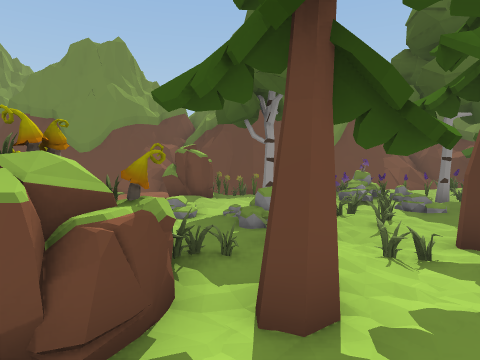
View 1 (above)

24 first-person views from a walk through a 3-D level made in the Unity game engine. The camera is 1.3 m above the floor, tilts 4° down and sees 75° across. The floor is counted in squares, 1 m on a side. Each view is taken from the middle of a square. On the plan, view 1 faces up. The plan holds only what a view shows up to about 14 squares ahead; the rest is blank. The place goes on beyond the plan. The player is left out.

View 2
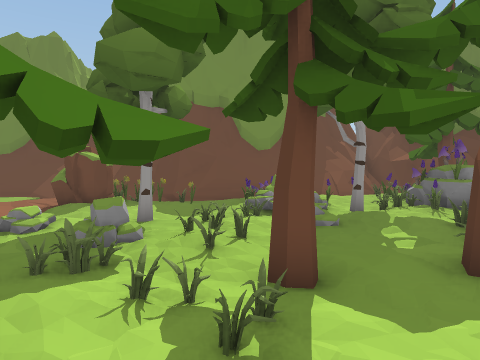

View 3
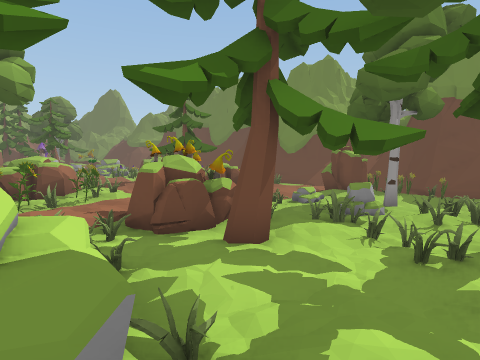

View 4
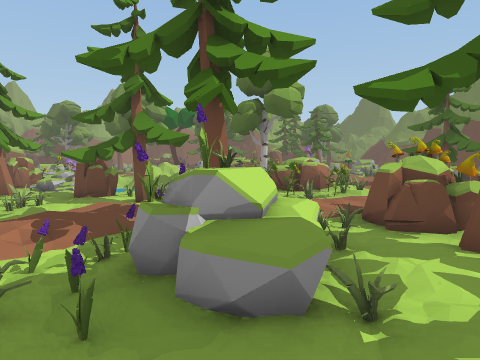

View 5
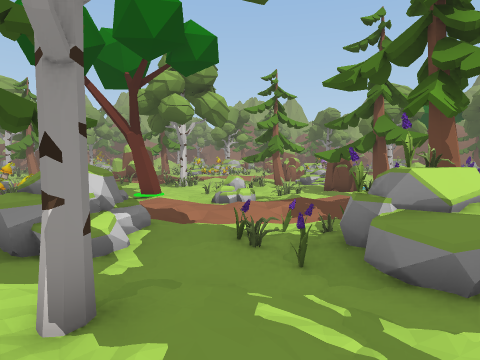

View 6
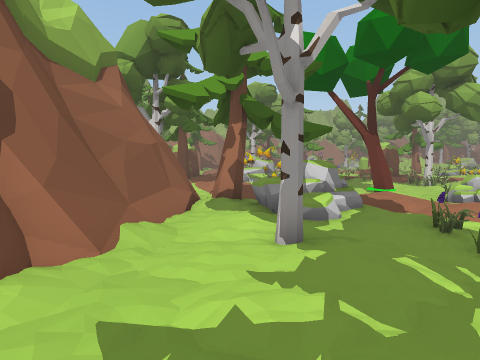

View 7
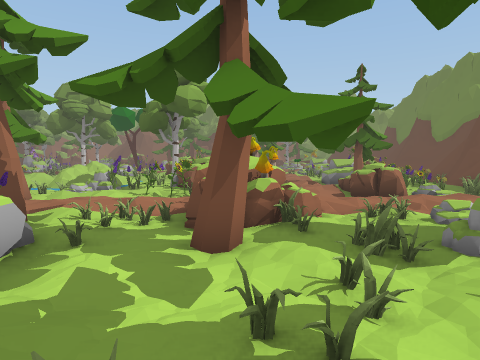

View 8
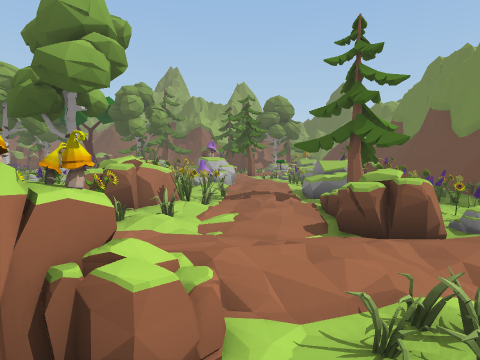

View 9
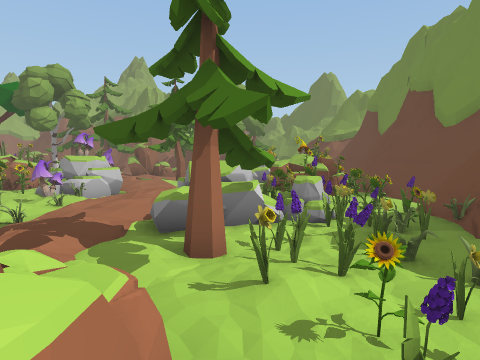

View 10
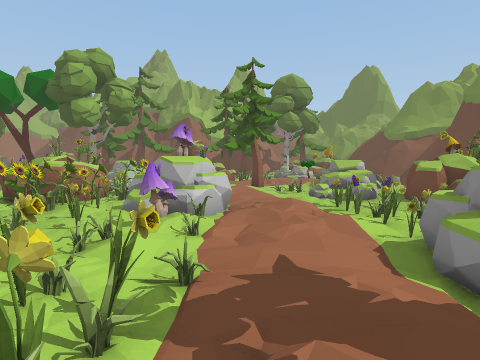

View 11
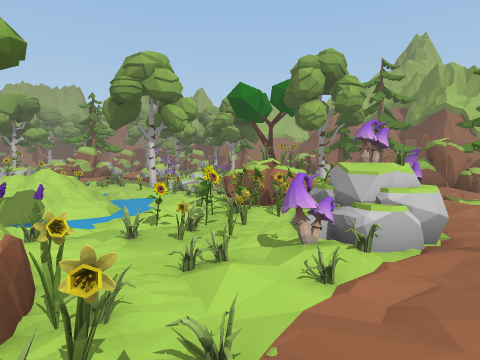

View 12
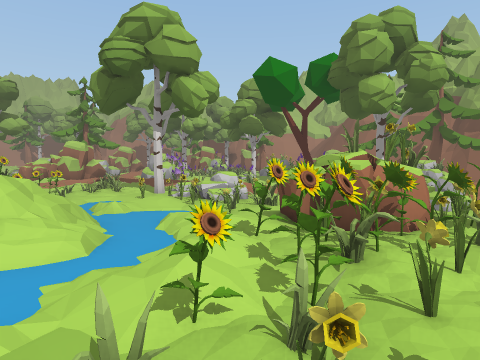

View 13
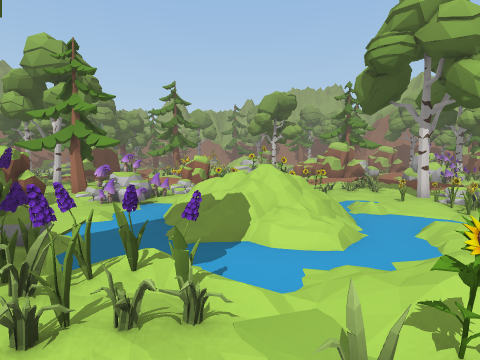

View 14
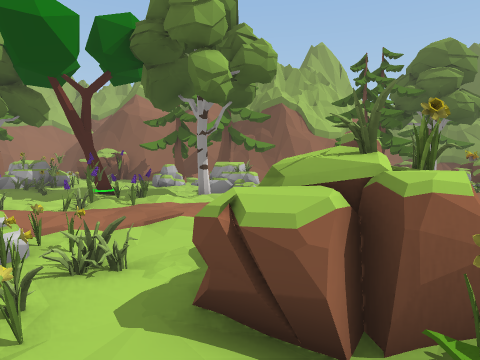

View 15
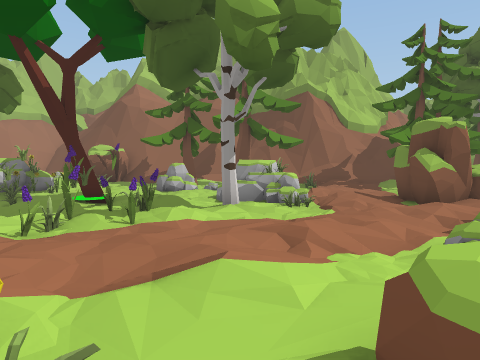

View 16
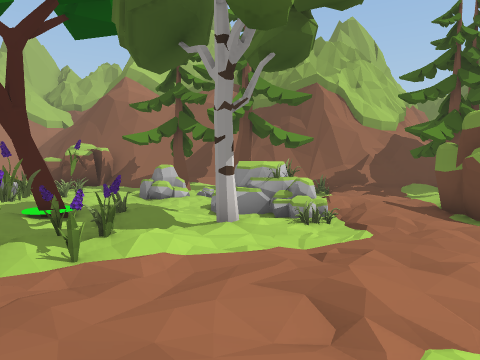

View 17
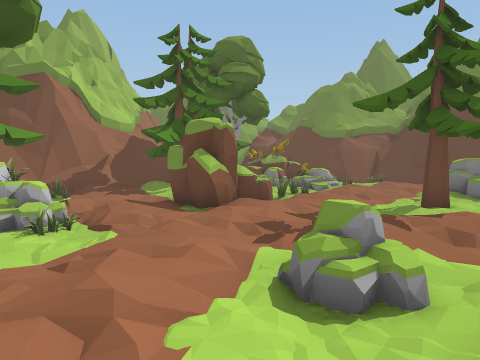

View 18
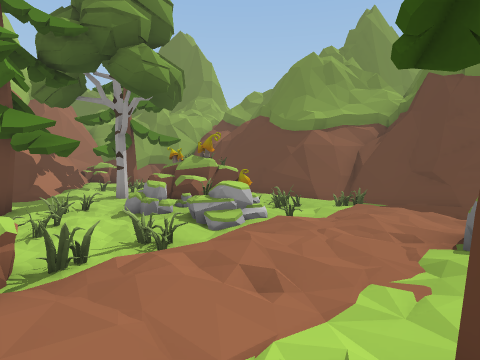

View 19
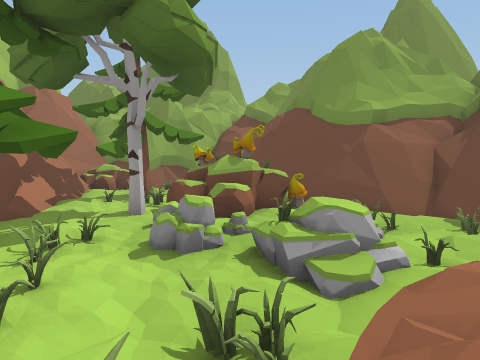

View 20
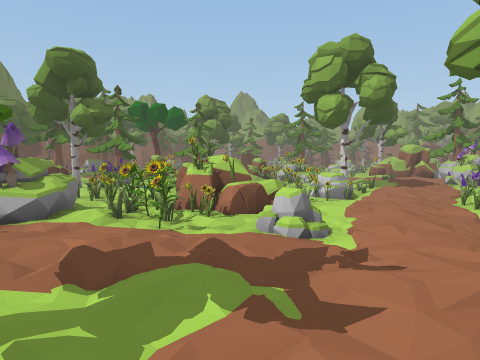

View 21
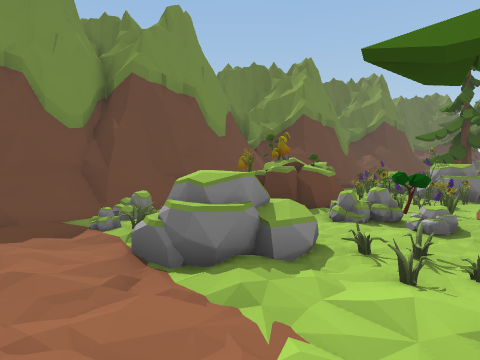

View 22
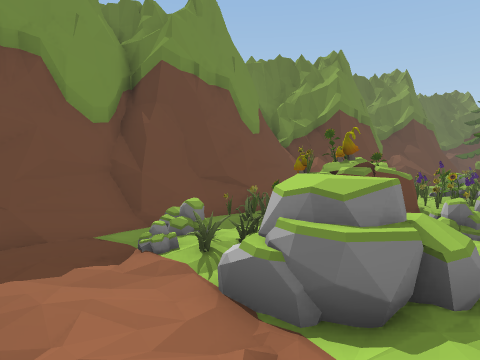

View 23
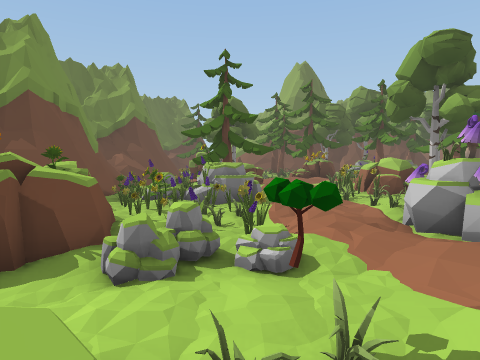

View 24
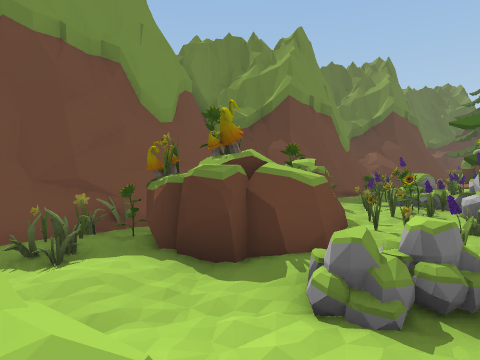

### Floor plan
Key: @ floor where view 1 was taken; # wall or solid block; . main floor; : floor 0.25 m higher than the main floor; - floor 0.25 m lower than the main floor; + floor 0.5 m higher than the main floor; * floor 1 m higher than the main floor; / step, stairs or slope; = window, fence, low wall or low ledge; ^ raised ledge; v drop or lower ground; O other object.
Columns run from 38 left of view 1 to 10 right of it. Each row starts with its distance up from view 1.
 15       ##########=######==^#    ###  #      ##=  #
 14     ####===////// OOOOO.=^######=.  ########=O- O
 13             O...  OOO OOO#O#=OO .v  v=##### ..OOO
 12  OO O OOO OOO.:.O.OOOO OOOOOO.. .-.. OO-.O  ..O
 11  .OO.OOO  O.//..OO  OOOO.OOOOOOOO../OOOO.OOOOOOOO
 10 O.OOOOOOO...O/:OOO.. OOOOO+OOOOO /..OO./.OOOOOOOO
  9 #= O..O..:O /:..OO.OOOOOOOOOOOO.O...//.--OO./.O.O
  8 ###......//O//.//.O./OOOOOOOO..OOO:/ //OO.///..
  7   ##/...O...O:/./OO./...:/./O./OOO..O//OOO...OO
  6    ##..OOO.OO...O.....::...../...../O.///O....
  5     #=OO..OOO...OO::..O..././.....//...O..O.O
  4     #=OOO.OOO./../::.OOOOO.OOO/./.:OOOO:OOO..
  3     ##../O OO:.////./OOOOOOOOOOOO..OOOOOOO..
  2     ##./../OO/..:/OOOOO.O...OOO.O../OO....O .
  1     ##/..//.///../OOOOOOOO..OOOOO./:OOO...O
  0     ##O...././...OOOOOOO/OOOOO. O../OO@OO.....
 -1     ##    .OO/....OOOOO////OO...//.:/OOOO...../#
 -2          OOOO.///.OOOO.//--//OOO ./..  OOO....=#
 -3          OO-O.//./.....-//---/  //O....OOO.O..=#
 -4         .//..//.:/OOOO/-////--OOOOO/:.../.../.=#
 -5      OO.O../.OO...OOOO--/*//--.OO.O/.:.../OO..##
 -6      O.OO..OOOOO/.OOOO//  //--..OO....../.OO..#
 -7       .../.O.OO.//O.OO.-    --O...OO.O/..   O/#
 -8      ...O...../O/.OO.O--    OOO:..:..../.   O.
 -9     OO..O..O..//.: .O..O    /O OOOO.O../    ..
-10     OOO.OOO..   .. ..OO.O    /  O...O./O    ./=
-11     O   OOOO.   ../..OOO   OO.  O.. ....    //.
-12     O    OO       /.  ..O OOO         ..     ..

Where each view was taken, in squares from view 1:
view 1: 0 up, 0 right, facing up
view 2: 1 up, 3 right, facing up
view 3: 1 down, 4 right, facing up-left
view 4: 1 down, 5 right, facing left
view 5: 0 up, 6 right, facing down-left
view 6: 2 up, 6 right, facing down
view 7: 3 up, 5 right, facing left
view 8: 5 up, 0 right, facing left
view 9: 9 up, 5 left, facing left
view 10: 5 up, 8 left, facing left
view 11: 6 up, 10 left, facing down-left
view 12: 2 up, 12 left, facing down-left
view 13: 2 up, 12 left, facing down
view 14: 2 down, 15 left, facing left
view 15: 3 down, 18 left, facing left
view 16: 3 down, 20 left, facing left
view 17: 3 down, 20 left, facing up-left
view 18: 4 up, 22 left, facing up-left
view 19: 5 up, 25 left, facing up-left
view 20: 5 up, 25 left, facing down-right
view 21: 6 up, 25 left, facing up-right
view 22: 8 up, 25 left, facing up-right
view 23: 8 up, 22 left, facing right
view 24: 8 up, 21 left, facing up-right
